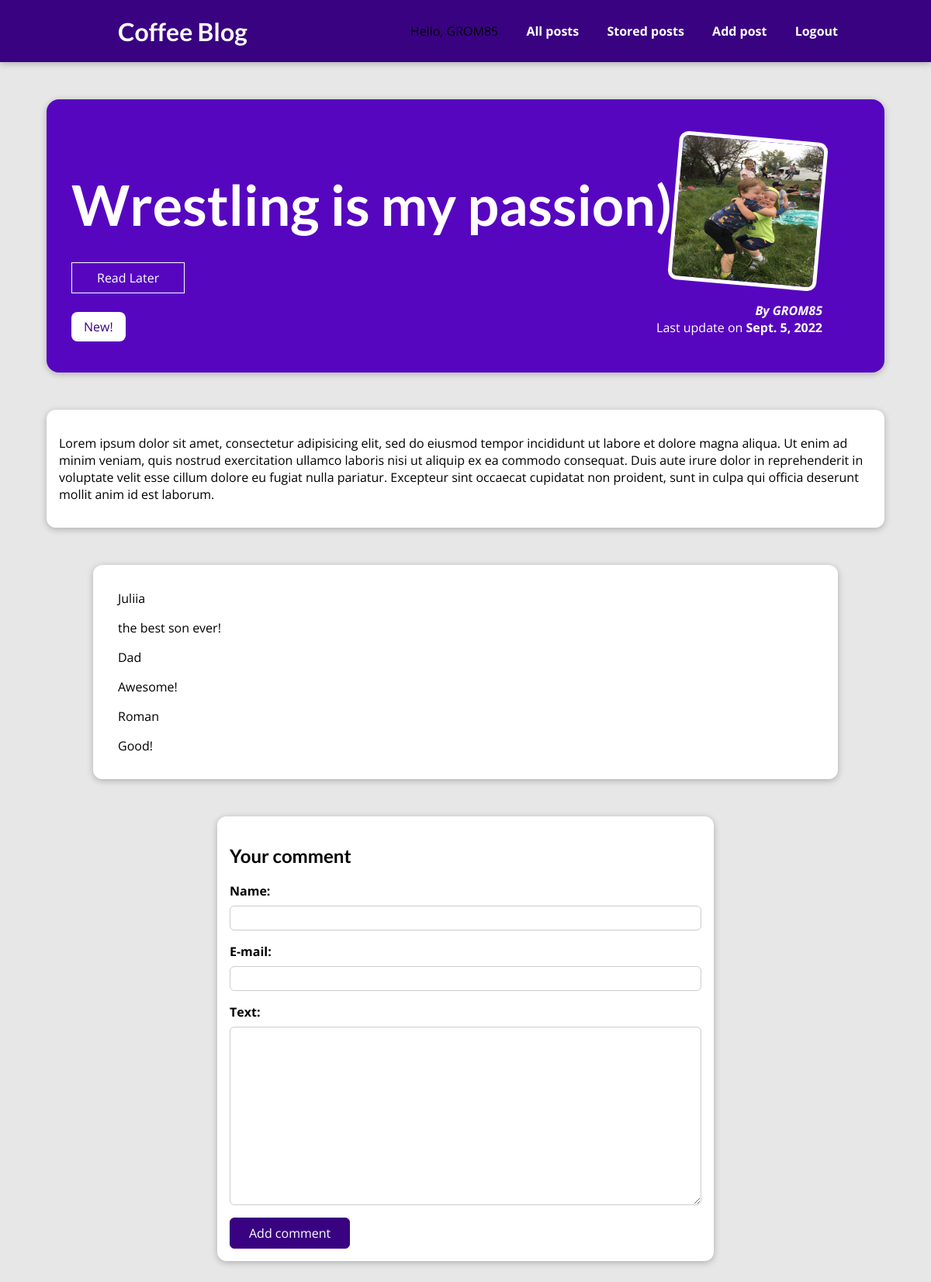
The app's page /post/wrestling-is-my-passion (signed in) with its own data.
### blog/models.py (models this page shows, shortened)
class Post(models.Model):
    title = models.CharField(max_length=50)
    content = models.TextField(validators=[MinLengthValidator(limit_value=5,
                                                              message='The minimum length of the'
                                                                      ' text should be at least 5 char ')])
    excerpt = models.CharField(max_length=150, blank=True)
    slug = models.SlugField(unique=True)
    image = models.ImageField(upload_to=get_upload_path, null=True)
    updated = models.DateTimeField("Updated", auto_now=True)
    created = models.DateTimeField('Created')
    user = models.ForeignKey(User, on_delete=models.SET_NULL, related_name='posts', blank=True, null=True)
    tag = models.ManyToManyField(Tag, blank=True)

class Tag(models.Model):
    caption = models.TextField()

class Comment(models.Model):
    user_name = models.CharField(max_length=120)
    email = models.EmailField(blank=True)
    text = models.TextField(max_length=300)
    post = models.ForeignKey(Post, on_delete=models.CASCADE, related_name="comments", null=True, blank=True )

### blog/views.py (the view)
# urls.py: path('post/<slug:slug>', PostDetails.as_view(), name='post-details'),
@method_decorator(login_required, name="dispatch")
class PostDetails(View):
    model = Post
    template_name = "blog/post_detail.html"
    def is_stored_post(sefl, request, post_id):
        stored_posts = request.session.get("to_read")
        if stored_posts is not None:
            is_set_to_read = post_id in stored_posts
        else:
            is_set_to_read = False
        return is_set_to_read
    def get(self, request, slug):
        post = Post.objects.get(slug=slug)
        comment_form = CommentForm()
        post_comments = post.comments.order_by("-pk")[:3]
        context = {}
        context['post'] = post
        context['tags'] = post.tag.all()
        context['comment_form'] = comment_form
        context['comment_list'] = post_comments
        context['is_set_to_read'] = self.is_stored_post(request, post.id)
        return render(request, self.template_name, context)
    ''' IF YOU USE <input type="hidden" name="slug" value="{{post.slug}}"> and call POST within the same View,
     so you have to add slug key-word arg. to def post(self,request,slug)'''
    def post(self, request, slug):
        comment_form = CommentForm(request.POST)
        post = Post.objects.get(slug=slug)
        if comment_form.is_valid():
            comment = comment_form.save(commit=False)
            comment.post = post
            comment.save()
            return redirect(to="post-details", slug=slug)
        context = {
            "post": post,
            "tags": post.tag.all(),
            "comment_form": comment_form,
            "comment_list": post.comments.order_by("-pk")[:3],
            "is_set_to_read": self.is_stored_post(request, post.id)
        }
        return render(request, self.template_name, context)

### blog/forms.py
class CommentForm(forms.ModelForm):
    class Meta:
        model = Comment
        exclude = ["post"]
        labels = {
            "user_name": "Name",
            "email": "E-mail",
            "text": "Text",
            "post": "Post",
        }
        error_messages = {
            "user_name": {
                "required": "Username shouldn't be empty!",
                "max_length": "The Max length is 120 char!",
            },
            "email": {
                "required": "Email shouldn't be empty!",
            },
            "text": {
                "required": "Text shouldn't be empty!",
                "max_length": "The Max length is 300 char!"
            }
        }

### blog/templates/blog/post_detail.html (shortened to what this page needs)
{% extends "base.html" %}
{% load static %}
{% block css_file %}
    <link rel="stylesheet" href="{% static "blog/post_detail.css" %}">
{% endblock %}
{% block content %}
    <section id="summary">
        <h2>{{ post.title }}</h2>
        <div>
        <form id="read-later" action="/post/to-read" method="POST">
            <button>
                {% if is_set_to_read %}
                    Remove from "SetToRead"
                {% else %}
                    Read Later
                {% endif %}
            </button>
        </form>
            {% for tag in tags %}
                <span class="tag">{{ tag.caption }}</span>
            {% endfor %}
        </div>
        <article>
            <img src="{% static post.image  %}" alt="{{ post.title }}"/>
            <address>By <a href="mailto:{{ post.user.email }}">{{ post.user }}</a></address>
            <div>
                Last update on <time>{{ post.updated.date}}</time>
            </div>
        </article>
    </section>
    <main>
        <p>{{ post.content|linebreaks }}</p>
    </main>
    <section id="comments">
        <ul>
            <li>
                {% for comment in comment_list %}
                    <p>{{ comment.user_name }}</p>
                    <p>{{ comment.text|linebreaks }}</p>
                {% endfor %}
            </li>
        </ul>
    </section>
    <section id="comment-form">
        <h2>Your comment</h2>
        <form action="{% url "post-details" post.slug %}" method="POST">
                {% for form_field in comment_form %}
                    <div class="form-control {% if form_field.errors %}invalid{% endif %}">
                    {{ form_field.label_tag }}
                    {{ form_field }}
                    </div>
                {% endfor %}
            <button>Add comment</button>
        </form>
    </section>
{% endblock %}

### templates/base.html (shortened to what this page needs)
{% load static %}
<!DOCTYPE html>
<html lang="en">
<head>
    <link rel="stylesheet" href="{% static "app.css" %}">
    {% block css_file %}{% endblock %}
</head>
<body>
    <header id="main-navigation">
       <h1><a href="{% url 'start-page' %}">Coffee Blog</a></h1>
        <nav>
            <span>Hello, {{ request.user }}</span>
            <a href="{% url 'all-posts' %}">All posts</a>
            <a href="{% url 'to-read' %}">Stored posts</a>
            <a href="{% url 'add-post' %}">Add post</a>
            <a href="{% url 'logout' %}">Logout</a>
        </nav>
    </header>
    {% block content %}
    {% endblock %}
</body>
</html>

### static/app.css (style rules this page uses)
* { box-sizing: border-box; }
html { font-family: 'Open Sans', 'Lato', sans-serif; }
body { margin: 0; }
h1, h2, h3 { font-family: 'Lato', sans-serif; font-weight: bold; }
#main-navigation { width: 100%; height: 5rem; display: flex; justify-content: space-between; align-items: center; padding: 0 10%; position: absolute; top: 0; left: 0; }
#main-navigation a { text-decoration: none; color: white; font-weight: bold; margin-left: 2rem; }

### blog/static/blog/post_detail.css (style rules this page uses)
body { background-color: #e7e7e7; }
#main-navigation { background-color: #390281; box-shadow: 0 2px 8px rgba(0, 0, 0, 0.25); }
#summary { margin: 8rem auto 3rem auto; padding: 2rem; width: 90%; max-width: 90rem; border-radius: 16px; background-color: #5706c0; position: relative; box-shadow: 0 2px 8px rgba(0, 0, 0, 0.25); height: 22rem; }
#summary h2 { color: white; font-size: 4.5rem; margin-bottom: 0.25rem; }
#summary article { position: absolute; top: 2rem; right: 3rem; padding: 1rem 2rem; border-radius: 12px; text-align: right; color: white; }
#summary article img { width: 12rem; height: 12rem; border-radius: 12px; transform: rotateZ(5deg); border: 5px solid white; margin-bottom: 1rem; }
#summary address { font-weight: bold; }
#summary a { color: white; text-decoration: none; }
#summary time { font-weight: bold; }
#read-later { margin: 2rem 0; }
#read-later button { background-color: transparent; border: 1px solid white; padding: 0.5rem 2rem; font: inherit; color: white; cursor: pointer; }
main { width: 90%; max-width: 90rem; margin: 3rem auto; background-color: white; padding: 1rem; border-radius: 12px; box-shadow: 0 2px 8px rgba(0, 0, 0, 0.25); }
.tag { background-color: white; color: #390281; padding: 0.5rem 1rem; border-radius: 8px; }
#comment-form { margin: 3rem auto; width: 90%; max-width: 40rem; border-radius: 12px; background-color: white; box-shadow: 0 2px 8px rgba(0, 0, 0, 0.25); padding: 1rem; }
#comment-form button { font: inherit; background-color: #390281; color: white; border: 1px solid #390281; padding: 0.5rem 1.5rem; border-radius: 6px; cursor: pointer; }
.form-control { margin-bottom: 1rem; }
.form-control label { font-weight: bold; margin-bottom: 0.5rem; display: block; }
.form-control input, .form-control textarea { display: block; width: 100%; font: inherit; padding: 0.25rem; border-radius: 6px; border: 1px solid #ccc; }
#comments { margin: 3rem auto; width: 90%; max-width: 60rem; border-radius: 12px; background-color: white; box-shadow: 0 2px 8px rgba(0, 0, 0, 0.25); padding: 1rem 2rem; }
#comments ul { list-style: none; margin: 0; padding: 0; }
#comments li { margin-bottom: 1rem; border-bottom: 2px solid #ccc; }
#comments li:last-of-type { border-bottom: none; }

### records on screen
Post: title "Wrestling is my passion)", image (picture), user "GROM85", updated "Sept. 5, 2022", content "Lorem ipsum dolor sit amet, consectetur adipisicing elit, sed do eiusmod tempor incididunt ut labore et dolore magna aliqua. Ut enim ad minim veniam, quis nostrud exercitation ullamco laboris nisi ut aliquip ex ea commodo consequat. Duis aute irure dolor in reprehenderit in voluptate velit esse cillum dolore eu fugiat nulla pariatur. Excepteur sint occaecat cupidatat non proident, sunt in culpa qui officia deserunt mollit anim id est laborum."
Tag: caption "New!"
Comment: user_name "Juliia", text "the best son ever!"
Comment: user_name "Dad", text "Awesome!"
Comment: user_name "Roman", text "Good!"

### other values on screen
{{ request.user }} "GROM85"
